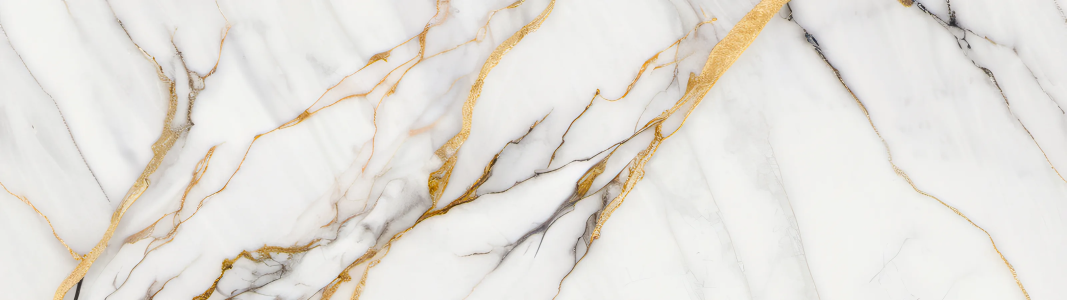
#> input picture eastroom/web/room/marble.webp, 3200 x 900 px (shown at 1/3 size)
$ python make_room.py ../eastroom/web/room/marble.webp ../eastroom/web/room/walnut.webp
#> lines starting #> are read from the running program, lines starting #| are printed output that depends on the picture
"""Makes the four pictures the library's room is built from.

`marble.webp` is one slab of white marble with gold veins. The gold is the stone's own; the picture
is only cut to the slab's shape and set a little under paper white.
`walnut.webp` is a tile of dark stained rosewood that repeats in both directions, its grain running
across.
`post.webp` is a strip of the same wood with the grain running up, for the standards of the case
and the panelling of the wall.
`gilt.webp` is that same tile with gold leaf laid on it: the leaf takes the grain, and the pores
stay dark, so lettering cut from it carries the grain of the wood around it.

Both start from CC0 pictures (named in THIRD-PARTY.md):
  marble  https://www.sharetextures.com/textures/floor/marble-107   the base colour map, 4K
  wood    https://polyhaven.com/a/rosewood_veneer_02                the 2K diffuse map

Run with Pillow and NumPy installed:
  python tools/make_room.py <marble colour map> <wood diffuse map>
Writes into eastroom/web/room.
"""

import sys
from pathlib import Path

import numpy as np
from numpy.typing import NDArray
from PIL import Image

Light = NDArray[np.float64]  # a picture in linear light, 0 to 1

OUT = Path(__file__).parents[1] / "eastroom" / "web" / "room"
SLAB = (3200, 900)  # px; the widest slab the page lays is 2400 CSS px
TOP = 0.0  # where in the picture the slab is cut, as a share of its height; it takes the full width
# a warm white, kept under paper white so the words and the gold both read on it
STONE = np.array([0.88, 0.86, 0.835])
RICH = 1.5  # how much more colour the veins carry than in the picture: its gold is pale
STAIN = np.array([0.17, 0.062, 0.032])  # the rosewood is stained down to walnut
LEAF = np.array([0.64, 0.39, 0.095])  # gold leaf where it lies on the wood's high grain
PORES = 0.36  # how much of the leaf's light is left in the deepest pores


def linear(path: str) -> Light:
#> called with path = '../eastroom/web/room/marble.webp'
    srgb = np.asarray(Image.open(path).convert("RGB"), dtype=np.float64) / 255
    return np.where(srgb <= 0.04045, srgb / 12.92, ((srgb + 0.055) / 1.055) ** 2.4)
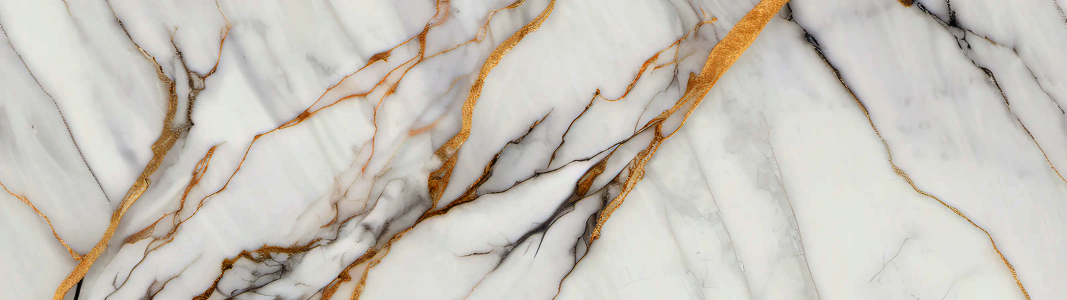
#> returned value: shape (900, 3200, 3) float64 (shown at 1/3 size); mean of channels 0, 1, 2 0.792, 0.771, 0.739; drawn as R, G, B


def save(light: Light, name: str, quality: int) -> None:
    light = np.clip(light, 0, 1)
    srgb = np.where(light <= 0.0031308, light * 12.92, 1.055 * light ** (1 / 2.4) - 0.055)
    Image.fromarray((srgb * 255 + 0.5).astype(np.uint8)).save(OUT / name, quality=quality, method=6)


def marble(scan: Light) -> Light:
    """One piece of the stone, as wide as the picture: nothing is mirrored or repeated."""
    side = scan.shape[1]
#> side = 3200
    top, high = round(side * TOP), round(side * SLAB[1] / SLAB[0])
#> top = 0; high = 900
    part = scan[top : top + high]
    channels = [
        np.asarray(
            Image.fromarray(part[..., c].astype(np.float32), "F").resize(
                SLAB, Image.Resampling.LANCZOS
            ),
            dtype=np.float64,
        )
        for c in range(3)
    ]
#> channels = 3 items
    slab: Light = np.stack(channels, axis=2)
    grey: Light = slab.mean(axis=2, keepdims=True)
    slab = grey + (slab - grey) * RICH
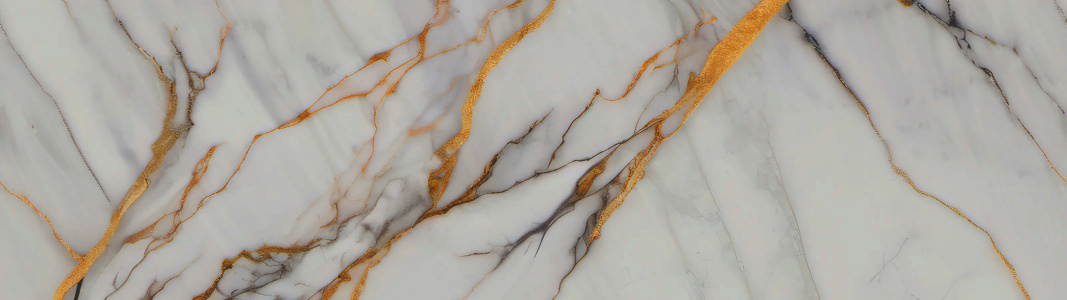
#> slab: shape (900, 3200, 3) float64 (shown at 1/3 size); mean of channels 0, 1, 2 0.804, 0.773, 0.725; drawn with min black and max white
    ground = float(np.percentile(grey, 80))  # the stone's own white
#> ground = 0.858
    return slab / ground * STONE
#> call 2 of linear, with path = '../eastroom/web/room/walnut.webp'
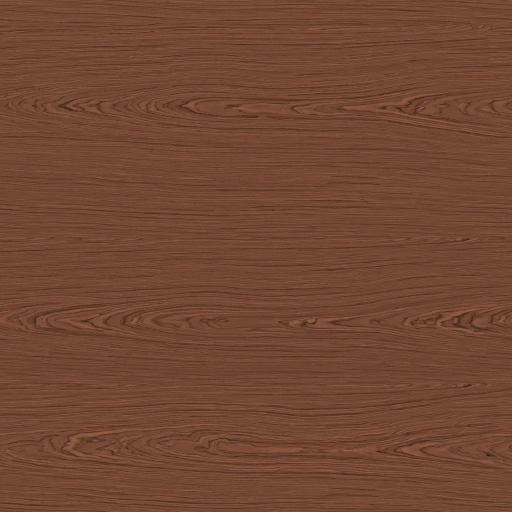
#> input picture eastroom/web/room/walnut.webp, 1024 x 1024 px (shown at 1/2 size)


def walnut(scan: Light) -> Light:
    grain = scan.mean(axis=2)
    grain = (grain / grain.mean()) ** 1.7
    tile = Image.fromarray(grain.astype(np.float32), "F").resize(
        (1024, 1024), Image.Resampling.LANCZOS
    )
    return np.asarray(tile, dtype=np.float64)[..., None] * STAIN


def gilt(scan: Light) -> Light:
    """The walnut tile under gold leaf: bright on the high grain, dark where the pores stay open."""
    grain: Light = walnut(scan)[..., 0] / STAIN[0]
#> in walnut (call 2), `grain = (grain / grain.mean()) ** 1.7`:
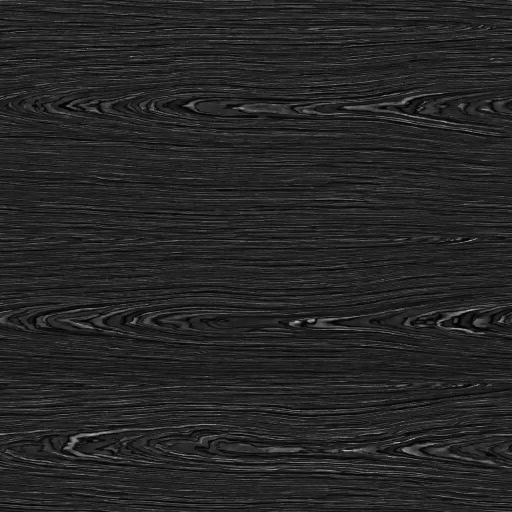
#> grain: shape (1024, 1024) float64 (shown at 1/2 size); min 0.00578, max 7.09, mean 1.05; drawn with min black and max white
    lit: Light = np.clip(grain / float(np.percentile(grain, 75)), 0, 1.12)
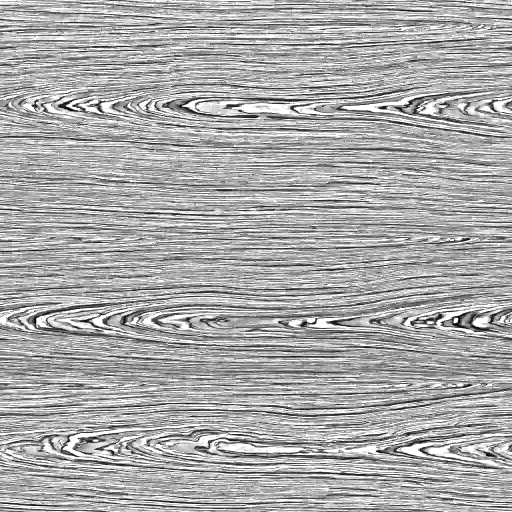
#> lit: shape (1024, 1024) float64 (shown at 1/2 size); min 0.00452, max 1.12, mean 0.751; drawn with min black and max white
    leaf: Light = (PORES + (1 - PORES) * lit**1.4)[..., None] * LEAF
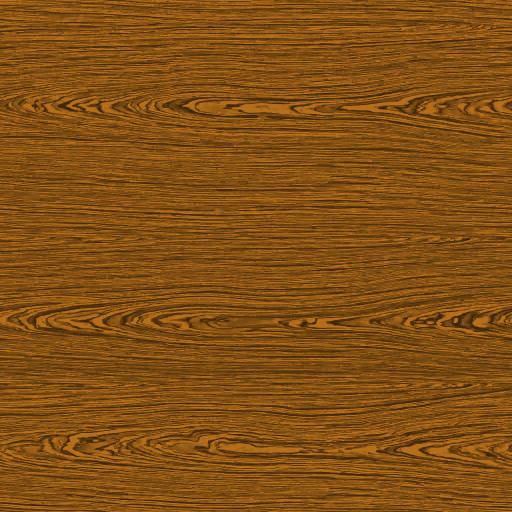
#> leaf: shape (1024, 1024, 3) float64 (shown at 1/2 size); mean of channels 0, 1, 2 0.516, 0.314, 0.0766; drawn as R, G, B
    return leaf


if __name__ == "__main__":
    OUT.mkdir(exist_ok=True)
    save(marble(linear(sys.argv[1])), "marble.webp", 82)
    wood = walnut(linear(sys.argv[2]))
    save(wood, "walnut.webp", 78)
    save(np.rot90(wood[:256]), "post.webp", 78)
    save(gilt(linear(sys.argv[2])), "gilt.webp", 60)
#> call 4 of save, with name = 'gilt.webp', quality = 60
#> in save (call 4), `srgb = np.where(light <= 0.0031308, light * 12.92, 1.055 * light ** (1..`:
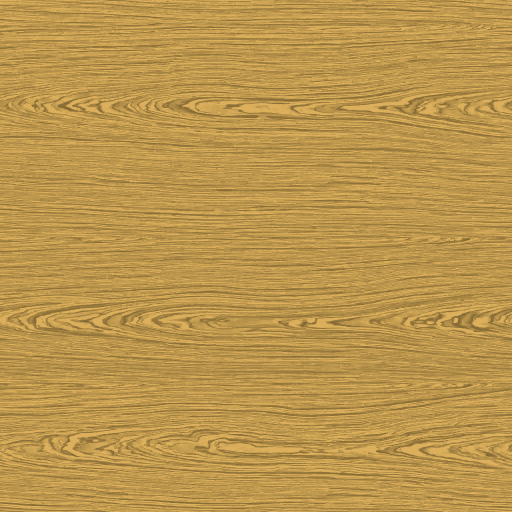
#> srgb: shape (1024, 1024, 3) float64 (shown at 1/2 size); mean of channels 0, 1, 2 0.738, 0.59, 0.303; drawn as R, G, B
